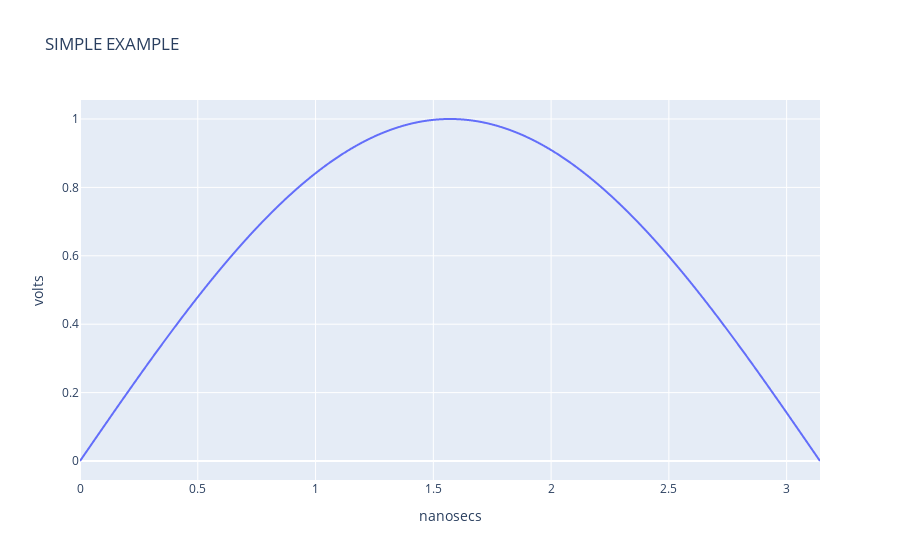

Source (notebook cell):
### Code cell
x= np.linspace(0,np.pi, 1000)

layout=go.Layout(
    title='SIMPLE EXAMPLE',
    yaxis=dict(
        title='volts'),
    xaxis=dict(
        title='nanosecs'
    )
)

trace1= go.Scatter(
    x=x,
    y=np.sin(x),
    mode='lines',
    name='sin(x)',
    line =dict(
        shape='spline'
    )
)

fig=go.Figure(data=[trace1], layout=layout)

py.offline.iplot(fig)

### Figure 1 — Plotly figure (JSON) as saved in the notebook; plotly's stock layout.template omitted (floating-point values rounded to 4 significant figures; data arrays with more than 128 entries replaced by an {"elided": "..."} marker saying what was removed)
{"data": [{"line": {"shape": "spline"}, "mode": "lines", "name": "sin(x)", "type": "scatter", "x": {"elided": "1000 float values"}, "y": {"elided": "1000 float values"}}], "layout": {"title": {"text": "SIMPLE EXAMPLE"}, "xaxis": {"title": {"text": "nanosecs"}}, "yaxis": {"title": {"text": "volts"}}}}
